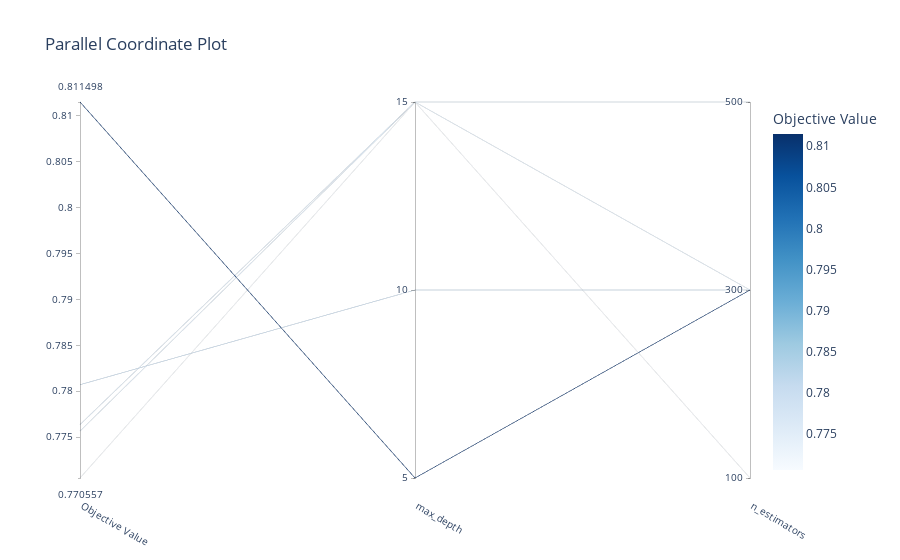

Write notebook code for a chart like this one.
### Markdown cell above
### Visualization of hyperparameter relationships

### Code cell
optuna.visualization.plot_parallel_coordinate(study, params=[params for params in study.best_params])

### Figure 1 — Plotly figure (JSON) as saved in the notebook; plotly's stock layout.template omitted (floating-point values rounded to 4 significant figures)
{"data": [{"dimensions": [{"label": "Objective Value", "range": [0.7706, 0.8115], "values": [0.8115, 0.7807, 0.7706, 0.7757, 0.7764]}, {"label": "max_depth", "range": [0, 2], "ticktext": ["5", "10", "15"], "tickvals": [0, 1, 2], "values": [0, 1, 2, 2, 2]}, {"label": "n_estimators", "range": [0, 2], "ticktext": ["100", "300", "500"], "tickvals": [0, 1, 2], "values": [1, 1, 0, 1, 2]}], "labelangle": 30, "labelside": "bottom", "line": {"color": [0.8115, 0.7807, 0.7706, 0.7757, 0.7764], "colorbar": {"title": {"text": "Objective Value"}}, "colorscale": [[0, "rgb(247,251,255)"], [0.125, "rgb(222,235,247)"], [0.25, "rgb(198,219,239)"], [0.375, "rgb(158,202,225)"], [0.5, "rgb(107,174,214)"], [0.625, "rgb(66,146,198)"], [0.75, "rgb(33,113,181)"], [0.875, "rgb(8,81,156)"], [1, "rgb(8,48,107)"]], "reversescale": false, "showscale": true}, "type": "parcoords"}], "layout": {"title": {"text": "Parallel Coordinate Plot"}}}
